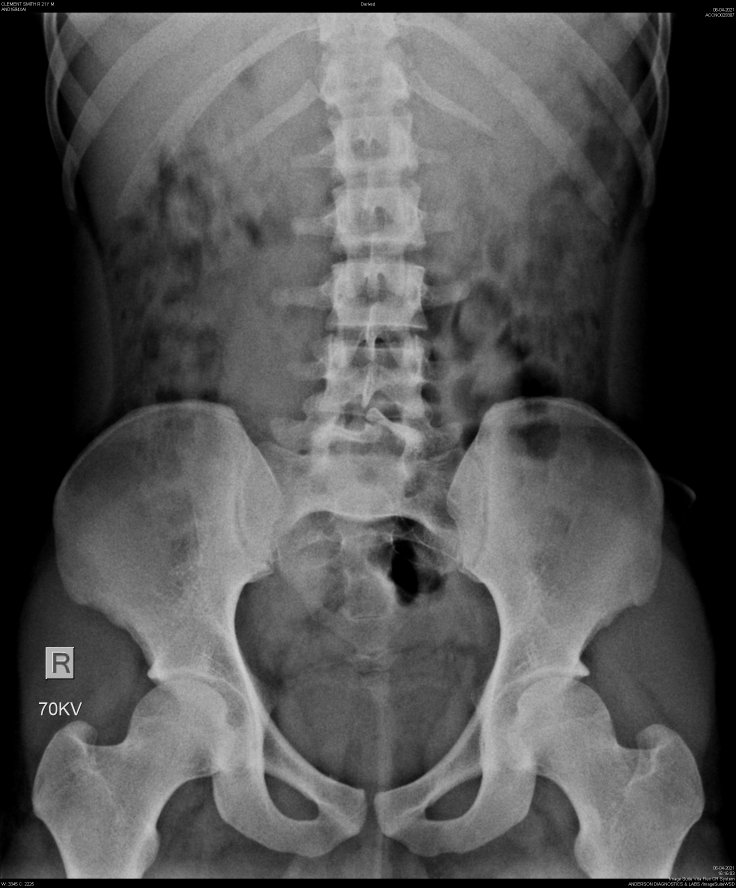
#> input picture X-Rays/70KV.jpg, 2208 x 2664 px (shown at 1/3 size)
$ jupyter execute 70-90.ipynb
#> lines starting #> are read from the running program, lines starting #| are printed output that depends on the picture; long printed decimals are rounded
## Import the necessary libraries

[cell 1]
import numpy as np
from matplotlib import pyplot as plt
from PIL import Image
import math
import cv2 as cv

## Read the image and normalize it.

[cell 2]
img = cv.imread('X-Rays/70KV.jpg')
#> img is the input picture: shape (2664, 2208, 3); min 0, max 255, mean 82.7
norm_img = np.zeros((800,800))
final_image = cv.normalize(img,  norm_img, 0, 255, cv.NORM_MINMAX)
low_image = Image.fromarray(final_image)
plt.imshow(low_image)

[cell 3]
img = cv.imread('X-Rays/92KV.jpg')
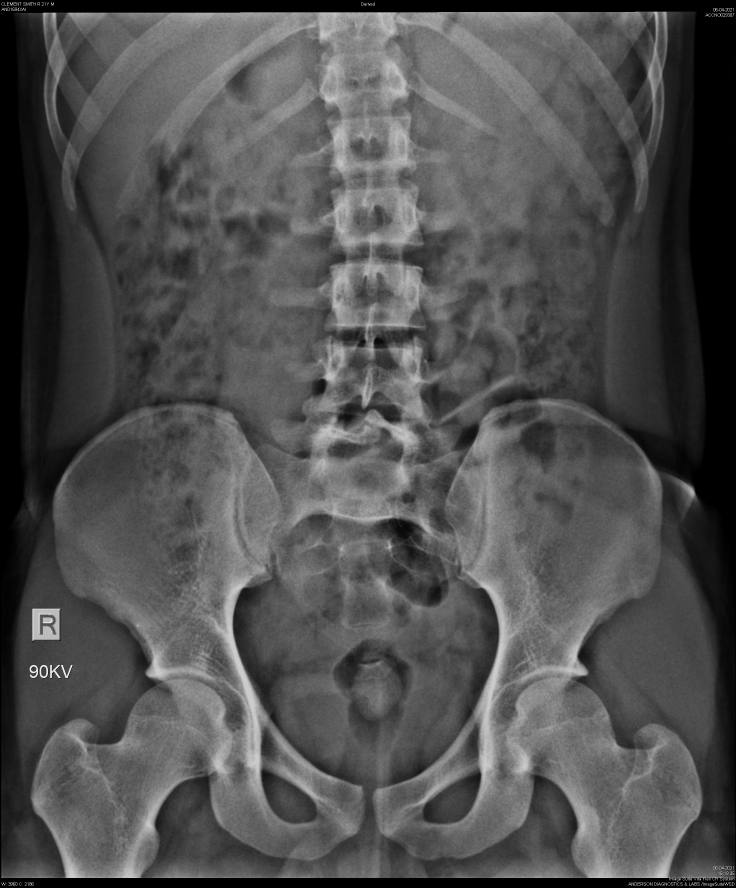
#> input picture X-Rays/92KV.jpg, 2208 x 2664 px (shown at 1/3 size)
#> img is the input picture: shape (2664, 2208, 3); min 0, max 255, mean 80.4
norm_img = np.zeros((800,800))
final_high_image = cv.normalize(img,  norm_img, 0, 255, cv.NORM_MINMAX)
high_image = Image.fromarray(final_high_image)
plt.imshow(high_image)

### L1

## Crop the region containing the bone and the soft tissue.

[cell 4]
left = 1000
top = 520
right = 1250
bottom = 650
low_cropped_img = low_image.crop((left,top,right,bottom))
plt.imshow(low_cropped_img)

[cell 5]
low_avg_pixel_intensity = np.mean(low_cropped_img)
#> low_avg_pixel_intensity = 154.1
print(low_avg_pixel_intensity)
#| 154.081

[cell 6]
left = 1000
top = 520
right = 1250
bottom = 750
high_cropped_img = high_image.crop((left,top,right,bottom))
plt.imshow(high_cropped_img)

[cell 7]
high_avg_pixel_intensity = np.mean(high_cropped_img)
#> high_avg_pixel_intensity = 127.5
print(high_avg_pixel_intensity)
#| 127.543

## Crop the region containing the soft tissue.

[cell 8]
left = 1500
top = 1197
right = 1526
bottom = 1210
low_cropped_img = low_image.crop((left,top,right,bottom))
plt.imshow(low_cropped_img)
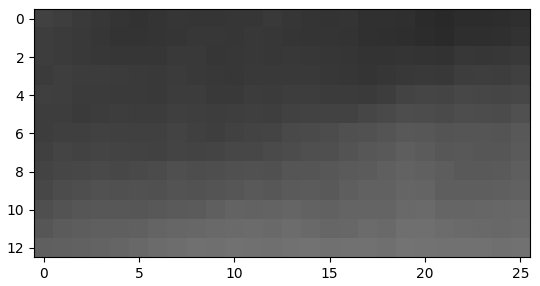
#> figure drawn by matplotlib, 1 panel

[cell 9]
k_low_avg_pixel_intensity = np.mean(low_cropped_img)
#> k_low_avg_pixel_intensity = 74.8
print(k_low_avg_pixel_intensity)
#| 74.799

[cell 10]
left = 1449
top = 1196
right = 1480
bottom = 1212
high_cropped_img = high_image.crop((left,top,right,bottom))
#> high_cropped_img: PIL image 31x16 RGB
plt.imshow(high_cropped_img)

[cell 11]
k_high_avg_pixel_intensity = np.mean(high_cropped_img)
#> k_high_avg_pixel_intensity = 66.39
print(k_high_avg_pixel_intensity)
#| 66.391

## Find K

[cell 12]
K = math.log(k_low_avg_pixel_intensity)/math.log(k_high_avg_pixel_intensity)
#> K = 1.03
K
#> Out = 1.03

## Mass Attenuation Coefficients of Bone

[cell 13]
mu_b_low = 0.255

[cell 14]
mu_b_high = 0.199

## Compute BMD by substituting the obtained values in the below formula

[cell 15]
Numerator = (math.log(low_avg_pixel_intensity)) - (K * math.log(high_avg_pixel_intensity))
#> Numerator = 0.0512
print(Numerator)
#| 0.05123

[cell 16]
Denominator = mu_b_low - (K * mu_b_high)
#> Denominator = 0.0503
print(Denominator)
#| 0.05034

[cell 17]
M_b1 = Numerator/Denominator
#> M_b1 = 1.02

[cell 18]
M_b1
#> Out = 1.02

### L2

## Crop the region containing the bone and the soft tissue

[cell 19]
left = 1000
top = 785
right = 1250
bottom = 1000
low_cropped_img = low_image.crop((left,top,right,bottom))
#> low_cropped_img: PIL image 250x215 RGB
plt.imshow(low_cropped_img)

[cell 20]
low_avg_pixel_intensity = np.mean(low_cropped_img)
#> low_avg_pixel_intensity = 146.1
print(low_avg_pixel_intensity)
#| 146.057

[cell 21]
left = 1000
top = 785
right = 1250
bottom = 970
high_cropped_img = high_image.crop((left,top,right,bottom))
#> high_cropped_img: PIL image 250x185 RGB
plt.imshow(high_cropped_img)

[cell 22]
high_avg_pixel_intensity = np.mean(high_cropped_img)
#> high_avg_pixel_intensity = 127
print(high_avg_pixel_intensity)
#| 127.0368

## Crop the region containing the soft tissue.

[cell 23]
left = 1500
top = 1197
right = 1520
bottom = 1210
low_cropped_img = low_image.crop((left,top,right,bottom))
plt.imshow(low_cropped_img)
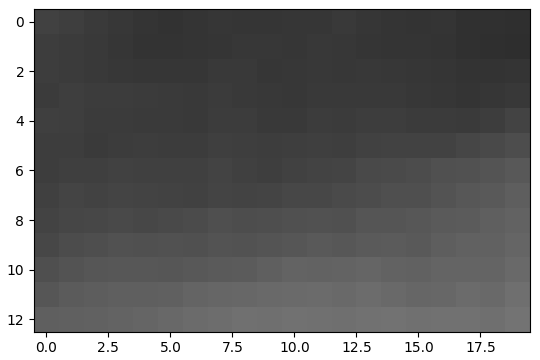
#> figure drawn by matplotlib, 1 panel

[cell 24]
k_low_avg_pixel_intensity = np.mean(low_cropped_img)
#> k_low_avg_pixel_intensity = 73.4
print(k_low_avg_pixel_intensity)
#| 73.4

[cell 25]
left = 1449
top = 1192
right = 1480
bottom = 1209
high_cropped_img = high_image.crop((left,top,right,bottom))
#> high_cropped_img: PIL image 31x17 RGB
plt.imshow(high_cropped_img)

[cell 26]
k_high_avg_pixel_intensity = np.mean(high_cropped_img)
#> k_high_avg_pixel_intensity = 68.32
print(k_high_avg_pixel_intensity)
#| 68.324

## Find K.

[cell 27]
K = math.log(k_low_avg_pixel_intensity)/math.log(k_high_avg_pixel_intensity)
#> K = 1.02
K
#> Out = 1.02

## Mass Attenuation Coefficients of Bone

[cell 28]
mu_b_low = 0.255

[cell 29]
mu_b_high = 0.199

## Compute the BMD by substituting the obtained values in the below formula.

[cell 30]
Numerator = (math.log(low_avg_pixel_intensity)) - (K * math.log(high_avg_pixel_intensity))
#> Numerator = 0.0573
print(Numerator)
#| 0.05735

[cell 31]
Denominator = mu_b_low - (K * mu_b_high)
#> Denominator = 0.0526
print(Denominator)
#| 0.05262

[cell 32]
M_b2 = Numerator/Denominator
#> M_b2 = 1.09

[cell 33]
M_b2
#> Out = 1.09

### L3

[cell 34]
left = 1000
top = 985
right = 1250
bottom = 1200
low_cropped_img = low_image.crop((left,top,right,bottom))
plt.imshow(low_cropped_img)

[cell 35]
low_avg_pixel_intensity = np.mean(low_cropped_img)
#> low_avg_pixel_intensity = 129.6
print(low_avg_pixel_intensity)
#| 129.608

[cell 36]
left = 1000
top = 985
right = 1250
bottom = 1150
high_cropped_img = high_image.crop((left,top,right,bottom))
#> high_cropped_img: PIL image 250x165 RGB
plt.imshow(high_cropped_img)

[cell 37]
high_avg_pixel_intensity = np.mean(high_cropped_img)
#> high_avg_pixel_intensity = 94.29
print(high_avg_pixel_intensity)
#| 94.285

[cell 38]
left = 1500
top = 1197
right = 1520
bottom = 1216
low_cropped_img = low_image.crop((left,top,right,bottom))
#> low_cropped_img: PIL image 20x19 RGB
plt.imshow(low_cropped_img)

[cell 39]
k_low_avg_pixel_intensity = np.mean(low_cropped_img)
#> k_low_avg_pixel_intensity = 87.7
print(k_low_avg_pixel_intensity)
#| 87.697

[cell 40]
left = 1449
top = 1191
right = 1480
bottom = 1215
high_cropped_img = high_image.crop((left,top,right,bottom))
#> high_cropped_img: PIL image 31x24 RGB
plt.imshow(high_cropped_img)

[cell 41]
k_high_avg_pixel_intensity = np.mean(high_cropped_img)
#> k_high_avg_pixel_intensity = 67.92
print(k_high_avg_pixel_intensity)
#| 67.922

[cell 42]
K = math.log(k_low_avg_pixel_intensity)/math.log(k_high_avg_pixel_intensity)
#> K = 1.06
K
#> Out = 1.06

[cell 43]
mu_b_low = 0.255

[cell 44]
mu_b_high = 0.199

[cell 45]
Numerator = (math.log(low_avg_pixel_intensity)) - (K * math.log(high_avg_pixel_intensity))
#> Numerator = 0.0428
print(Numerator)
#| 0.04279

[cell 46]
Denominator = mu_b_low - (K * mu_b_high)
#> Denominator = 0.0439
print(Denominator)
#| 0.04395

[cell 47]
M_b3 = Numerator/Denominator
#> M_b3 = 0.974

[cell 48]
M_b3
#> Out = 0.974

### L4

[cell 49]
left = 950
top = 1185
right = 1250
bottom = 1300
low_cropped_img = low_image.crop((left,top,right,bottom))
#> low_cropped_img: PIL image 300x115 RGB
plt.imshow(low_cropped_img)

[cell 50]
low_avg_pixel_intensity = np.mean(low_cropped_img)
#> low_avg_pixel_intensity = 133.4
print(low_avg_pixel_intensity)
#| 133.432

[cell 51]
left = 1000
top = 1185
right = 1200
bottom = 1350
high_cropped_img = high_image.crop((left,top,right,bottom))
#> high_cropped_img: PIL image 200x165 RGB
plt.imshow(high_cropped_img)

[cell 52]
high_avg_pixel_intensity = np.mean(high_cropped_img)
#> high_avg_pixel_intensity = 96.14
print(high_avg_pixel_intensity)
#| 96.141

[cell 53]
left = 1501
top = 1197
right = 1520
bottom = 1216
low_cropped_img = low_image.crop((left,top,right,bottom))
#> low_cropped_img: PIL image 19x19 RGB
plt.imshow(low_cropped_img)

[cell 54]
k_low_avg_pixel_intensity = np.mean(low_cropped_img)
#> k_low_avg_pixel_intensity = 87.98
print(k_low_avg_pixel_intensity)
#| 87.975

[cell 55]
left = 1449
top = 1190
right = 1480
bottom = 1221
high_cropped_img = high_image.crop((left,top,right,bottom))
#> high_cropped_img: PIL image 31x31 RGB
plt.imshow(high_cropped_img)

[cell 56]
k_high_avg_pixel_intensity = np.mean(high_cropped_img)
#> k_high_avg_pixel_intensity = 67.55
print(k_high_avg_pixel_intensity)
#| 67.553

[cell 57]
K = math.log(k_low_avg_pixel_intensity)/math.log(k_high_avg_pixel_intensity)
K
#> Out = 1.06

[cell 58]
mu_b_low = 0.255

[cell 59]
mu_b_high = 0.199

[cell 60]
Numerator = (math.log(low_avg_pixel_intensity)) - (K * math.log(high_avg_pixel_intensity))
#> Numerator = 0.0415
print(Numerator)
#| 0.0415

[cell 61]
Denominator = mu_b_low - (K * mu_b_high)
#> Denominator = 0.0435
print(Denominator)
#| 0.04352

[cell 62]
M_b4 = Numerator/Denominator
#> M_b4 = 0.954

[cell 63]
M_b4
#> Out = 0.954

### T12

[cell 64]
left = 990
top = 340
right = 1230
bottom = 530
low_cropped_img = low_image.crop((left,top,right,bottom))
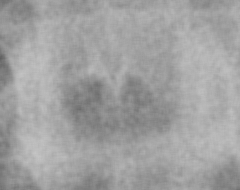
#> low_cropped_img: PIL image 240x190 RGB; min 95, max 197, mean 160.7
plt.imshow(low_cropped_img)

[cell 65]
low_avg_pixel_intensity = np.mean(low_cropped_img)
#> low_avg_pixel_intensity = 160.7
print(low_avg_pixel_intensity)
#| 160.667

[cell 66]
img = cv.imread('X-Rays/92KV.jpg')
norm_img = np.zeros((800,800))
final_high_image = cv.normalize(img,  norm_img, 0, 255, cv.NORM_MINMAX)
high_image = Image.fromarray(final_high_image)
plt.imshow(high_image)

[cell 67]
left = 1000
top = 350
right = 1220
bottom = 520
high_cropped_img = high_image.crop((left,top,right,bottom))
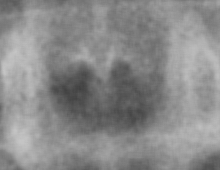
#> high_cropped_img: PIL image 220x170 RGB; min 64, max 197, mean 137.9
plt.imshow(high_cropped_img)

[cell 68]
high_avg_pixel_intensity = np.mean(high_cropped_img)
#> high_avg_pixel_intensity = 137.9
print(high_avg_pixel_intensity)
#| 137.909

[cell 69]
left = 1501
top = 1197
right = 1520
bottom = 1210
low_cropped_img = low_image.crop((left,top,right,bottom))
plt.imshow(low_cropped_img)
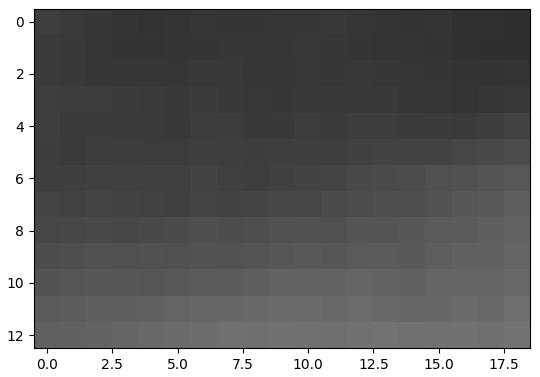
#> figure drawn by matplotlib, 1 panel

[cell 70]
k_low_avg_pixel_intensity = np.mean(low_cropped_img)
#> k_low_avg_pixel_intensity = 73.65
print(k_low_avg_pixel_intensity)
#| 73.648

[cell 71]
left = 1449
top = 1190
right = 1480
bottom = 1221
high_cropped_img = high_image.crop((left,top,right,bottom))
plt.imshow(high_cropped_img)

[cell 72]
k_high_avg_pixel_intensity = np.mean(high_cropped_img)
print(k_high_avg_pixel_intensity)
#| 67.553

[cell 73]
K = math.log(k_low_avg_pixel_intensity)/math.log(k_high_avg_pixel_intensity)
#> K = 1.02
K
#> Out = 1.02

[cell 74]
mu_b_low = 0.255

[cell 75]
mu_b_high = 0.199

[cell 76]
Numerator = (math.log(low_avg_pixel_intensity)) - (K * math.log(high_avg_pixel_intensity))
#> Numerator = 0.0517
print(Numerator)
#| 0.05172

[cell 77]
Denominator = mu_b_low - (K * mu_b_high)
#> Denominator = 0.0519
print(Denominator)
#| 0.05192

[cell 78]
M_b5 = Numerator/Denominator
#> M_b5 = 0.996

[cell 79]
M_b5
#> Out = 0.996

[cell 80]
M_b1 ##L1
#> Out = 1.02

[cell 81]
M_b2 ##L2
#> Out = 1.09

[cell 82]
M_b3 ##L3
#> Out = 0.974

[cell 83]
M_b4 ##L4
#> Out = 0.954

[cell 84]
M_b5 ##T12
#> Out = 0.996

[cell 85]
BMD = (M_b1 + M_b2 + M_b3 + M_b4 + M_b5)/5
#> BMD = 1.01
BMD
#> Out = 1.01

### L1 - L2

[cell 86]
img = cv.imread('X-Rays/70KV.jpg')
norm_img = np.zeros((800,800))
final_image = cv.normalize(img,  norm_img, 0, 255, cv.NORM_MINMAX)
low_image = Image.fromarray(final_image)
plt.imshow(low_image)

[cell 87]
left = 990
top = 540
right = 1280
bottom = 980
low_cropped_img = low_image.crop((left,top,right,bottom))
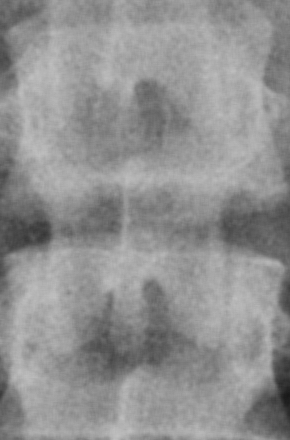
#> low_cropped_img: PIL image 290x440 RGB; min 24, max 192, mean 144.7
plt.imshow(low_cropped_img)

[cell 88]
low_avg_pixel_intensity = np.mean(low_cropped_img)
#> low_avg_pixel_intensity = 144.7
print(low_avg_pixel_intensity)
#| 144.697

[cell 89]
img = cv.imread('X-Rays/92KV.jpg')
norm_img = np.zeros((800,800))
final_high_image = cv.normalize(img,  norm_img, 0, 255, cv.NORM_MINMAX)
high_image = Image.fromarray(final_high_image)
plt.imshow(high_image)

[cell 90]
left = 1000
top = 540
right = 1230
bottom = 990
high_cropped_img = high_image.crop((left,top,right,bottom))
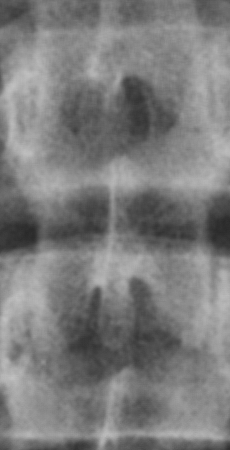
#> high_cropped_img: PIL image 230x450 RGB; min 41, max 194, mean 124.1
plt.imshow(high_cropped_img)

[cell 91]
high_avg_pixel_intensity = np.mean(high_cropped_img)
#> high_avg_pixel_intensity = 124.1
print(high_avg_pixel_intensity)
#| 124.133

[cell 92]
left = 1501
top = 1197
right = 1520
bottom = 1210
low_cropped_img = low_image.crop((left,top,right,bottom))
plt.imshow(low_cropped_img)

[cell 93]
k_low_avg_pixel_intensity = np.mean(low_cropped_img)
print(k_low_avg_pixel_intensity)
#| 73.648

[cell 94]
left = 1449
top = 1190
right = 1480
bottom = 1221
high_cropped_img = high_image.crop((left,top,right,bottom))
plt.imshow(high_cropped_img)

[cell 95]
k_high_avg_pixel_intensity = np.mean(high_cropped_img)
print(k_high_avg_pixel_intensity)
#| 67.553

[cell 96]
K = math.log(k_low_avg_pixel_intensity)/math.log(k_high_avg_pixel_intensity)
K
#> Out = 1.02

[cell 97]
mu_b_low = 0.255

[cell 98]
mu_b_high = 0.199

[cell 99]
Numerator = (math.log(low_avg_pixel_intensity)) - (K * math.log(high_avg_pixel_intensity))
#> Numerator = 0.0544
print(Numerator)
#| 0.05442

[cell 100]
Denominator = mu_b_low - (K * mu_b_high)
print(Denominator)
#| 0.05192

[cell 101]
Mb_l1l2 = Numerator/Denominator
#> Mb_l1l2 = 1.05

[cell 102]
Mb_l1l2
#> Out = 1.05

### L1 - L3

[cell 103]
img = cv.imread('X-Rays/70KV.jpg')
norm_img = np.zeros((800,800))
final_image = cv.normalize(img,  norm_img, 0, 255, cv.NORM_MINMAX)
low_image = Image.fromarray(final_image)
plt.imshow(low_image)

[cell 104]
left = 970
top = 550
right = 1290
bottom = 1175
low_cropped_img = low_image.crop((left,top,right,bottom))
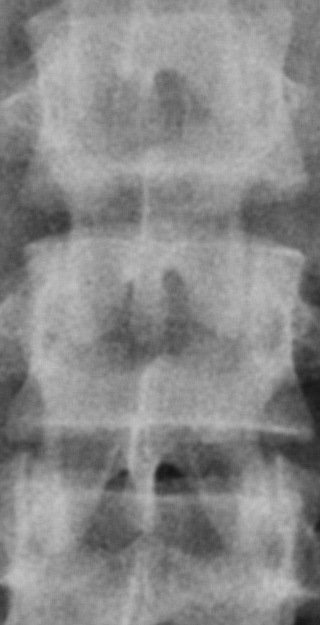
#> low_cropped_img: PIL image 320x625 RGB; min 20, max 194, mean 136.5
plt.imshow(low_cropped_img)

[cell 105]
low_avg_pixel_intensity = np.mean(low_cropped_img)
#> low_avg_pixel_intensity = 136.5
print(low_avg_pixel_intensity)
#| 136.478

[cell 106]
img = cv.imread('X-Rays/92KV.jpg')
norm_img = np.zeros((800,800))
final_high_image = cv.normalize(img,  norm_img, 0, 255, cv.NORM_MINMAX)
high_image = Image.fromarray(final_high_image)
plt.imshow(high_image)

[cell 107]
left = 980
top = 560
right = 1270
bottom = 1175
high_cropped_img = high_image.crop((left,top,right,bottom))
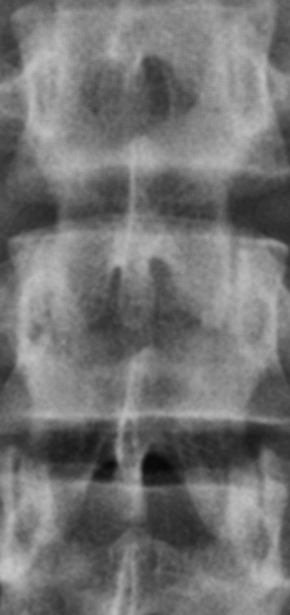
#> high_cropped_img: PIL image 290x615 RGB; min 6, max 197, mean 114.8
plt.imshow(high_cropped_img)

[cell 108]
high_avg_pixel_intensity = np.mean(high_cropped_img)
#> high_avg_pixel_intensity = 114.8
#> (the rest of the program and of its run is left out)
